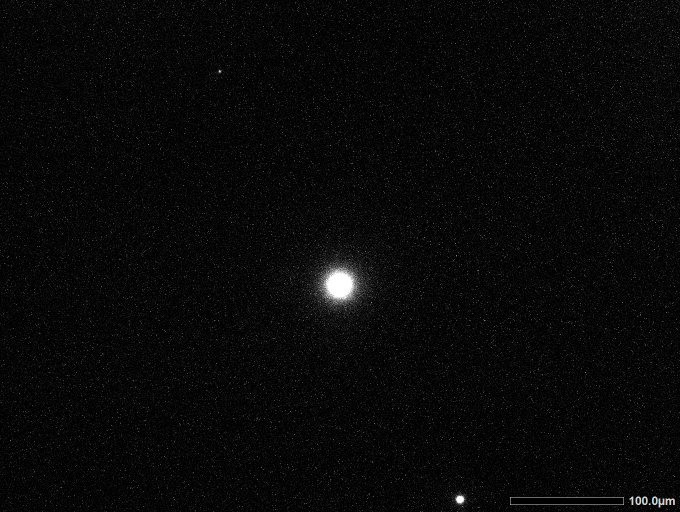
#> input picture disloc/WBrecog/demo/b_vec.bmp, 1360 x 1024 px (shown at 1/2 size)
$ jupyter execute --allow-errors recog.ipynb
#> lines starting #> are read from the running program, lines starting #| are printed output that depends on the picture; after the words box and inside, x2 and y2 are one past the last pixel; in counts of white or black regions, pixels touching at a corner belong together
2022.12 wz

Determine dislocation dissociation distance from TEM images, images located in `demo` folder are taken by [prof. Chen](https://kdb.iimc.kyoto-u.ac.jp/profile/en.4606c31af9b59cf0.html) (from J. Alloys Compd.,**959**, 170555 (2023))

[cell 1]
import cv2
import numpy as np
import matplotlib.pyplot as plt
from scipy import interpolate
from itertools import product
import scipy
from scipy.optimize import curve_fit
from statsmodels.regression.linear_model import OLS
import math
import os

from tsmoothie.smoother import *

from datetime import datetime
import pandas as pd

Step 0: store info of Burgers vector from diffraction pattern.

[cell 2]
pth_saed = r'./demo/b_vec.bmp'
image = cv2.imread(pth_saed)
#> image is the input picture: shape (1024, 1360, 3); mean B, G, R 8.5, 8.5, 8.5
gray = cv2.cvtColor(image, cv2.COLOR_BGR2GRAY)
gray = cv2.medianBlur(gray, 5)
centre = []

circles = cv2.HoughCircles(gray, cv2.HOUGH_GRADIENT, 0.3, 80,
                            param1=110, param2=20, minRadius=0, maxRadius=50)
#> circles = [[678.5, 569.5, 33.8], [919.5, 998.5, 7.8]]
print(circles)
#| [[[678.5 569.5  33.8]
#|   [919.5 998.5   7.8]]]
if circles is not None:
    circles = np.round(circles[0, :]).astype("int")
#> circles = [[678, 570, 34], [920, 998, 8]]
    for (x, y, r) in circles:
        cv2.circle(image, (x, y), r, (0, 255, 0), 4)
        centre.append([x, y])
#> this loop made 2 passes
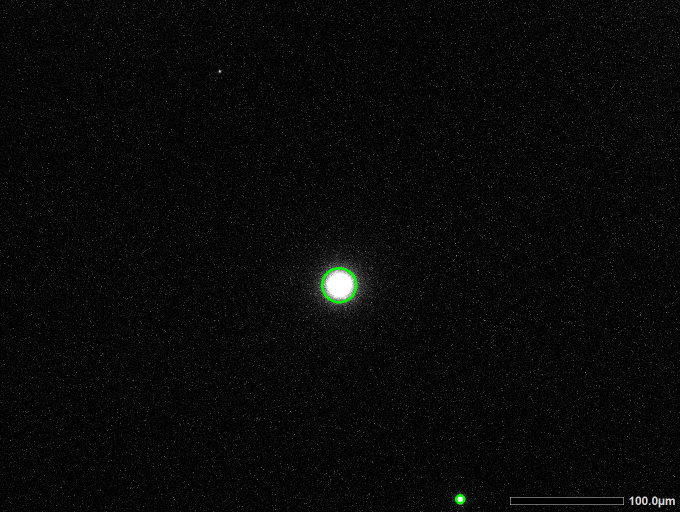
#> image: shape (1024, 1360, 3) (shown at 1/2 size); 0.09% of pixels changed, all inside (x1, y1, x2, y2) = (642, 534, 931, 1009)
#> after the loop, centre = [[678, 570], [920, 998]]

cv2.imshow("Detected Circles", image)
cv2.waitKey(0)

cv2.destroyAllWindows()

plt.imshow(image)

Step 1: load the image. Do limited processing: e.g. contrast enhancement.

#### Click the anchor points for initializing the dislocation line detection.

- Left-click to draw points.
- Right-click to redraw the previous one.
- Mid-click to generate interpolated curve.

[cell 3]
pth_wb_ = f'./demo/wb_disso_Chen.bmp'
pth_wb = f'./demo/wb_disso_Chen_sav.bmp'
pth_out = f'./demo/'

#TODO save burgers vector
b = np.diff(np.array(centre), axis=0)
#> b = [[242, 428]]
print(b)
#| [[242 428]]
np.save(os.path.join(pth_out, 'b_info.npy'), b)
print('Burgers vector info saved.')
print('done at', datetime.now().strftime("%Y-%m-%d %H:%M"))

image = cv2.imread(pth_wb_)
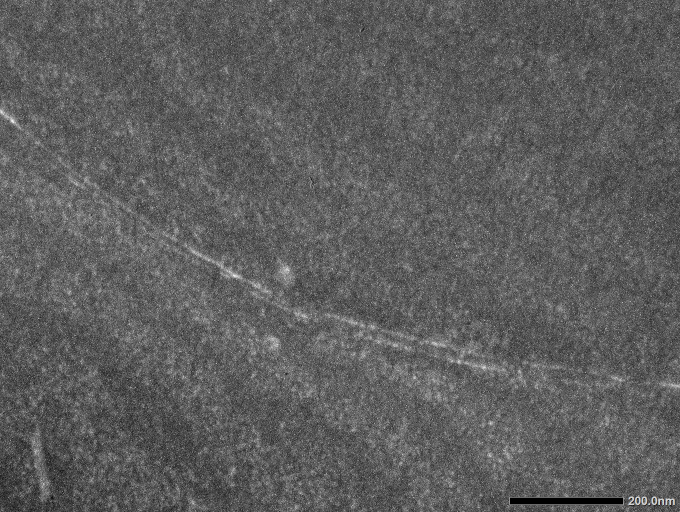
#> input picture disloc/WBrecog/demo/wb_disso_Chen.bmp, 1360 x 1024 px (shown at 1/2 size)
#> image is the input picture: shape (1024, 1360, 3); mean B, G, R 93.7, 93.7, 93.7
image = cv2.cvtColor(image, cv2.COLOR_BGR2GRAY)
#> image: shape (1024, 1360)

#* Gamma
a = 1
gamma = 1.2
image = a*np.power(image, gamma)
image = (image-np.min(image))/(np.max(image)-np.min(image))*255
image = image.astype('uint8')

#* Resize
# image = cv2.resize(image, (0,0), fx=0.5, fy=0.5)

#TODO Rotate for pi/2 for burgers vector
# image = np.rot90(image, 3)
plt.imshow(image, cmap='gray')

cv2.imwrite(pth_wb, image)
#> Out = True

[cell 4]
#TODO gauge part (if necessary)
# pth_wb = pth_out + 'scalebar.png'

image_anchor = cv2.imread(pth_wb)
#> image_anchor: shape (1024, 1360, 3); min 0, max 255, mean 77.2
image_anchor = cv2.cvtColor(image_anchor, cv2.COLOR_BGR2GRAY)
#! Rotate for pi/2 if necessary
image_rotate = False
if image_rotate:
    image_anchor = np.rot90(image_anchor, 1)
#* Remove the high-frequency noise.
image_anchor = cv2.GaussianBlur(image_anchor, (3, 3), 0)
#> image_anchor: shape (1024, 1360)
image_raw = image_anchor.copy()
# Globally defined variable
points = []
p_inter_, p_inter_pixel = [], []
p_size = 3
drawing = []

def ex_coord(x, y, b_length):
    return [[x+i,y+j] for i, j in product(np.arange(-b_length, b_length+1), repeat = 2)]

# Set up the mouse callback function
# [101 lines left out: function mouse_callback, not called in this run]

cv2.namedWindow("image")
cv2.setMouseCallback("image", mouse_callback)

cv2.imshow("image", image_anchor)
cv2.waitKey(0)

cv2.destroyAllWindows()

Save gauge info derived in step 1 cellblock.

[cell 5]
points = np.unique(points, axis=0)
pth_out = pth_out
np.save(os.path.join(pth_out, 'gauge_info.npy'), points)
print('Gauge info saved.')
print('done at', datetime.now().strftime("%Y-%m-%d %H:%M"))

Save points info derived in step 1 cellblock.

[cell 6]
points = np.unique(points, axis=0)
pth_out = pth_out
np.save(os.path.join(pth_out, 'raw_points.npy'), points)
print(points)
print('done at', datetime.now().strftime("%Y-%m-%d %H:%M"))

[cell 7]
# [11 lines left out: function perpendic_line, not called in this run]

def gaussian(x, mu, sigma):
    return 1/(sigma * np.sqrt(2 * np.pi)) * np.exp(-(x - mu)**2 / (2 * sigma**2))

pth_load = pth_out
points = np.load(os.path.join(pth_load, 'raw_points.npy')) #* Load the points

image = cv2.imread(pth_wb)
image = cv2.cvtColor(image, cv2.COLOR_BGR2GRAY)
#! Rotate for pi/2 if necessary
if image_rotate:
    image = np.rot90(image, 1)
#* Remove the high-frequency noise.
image = cv2.GaussianBlur(image, (3, 3), 0)

points = np.array(points)
#* Generate the interpolated line.
points_ = points.copy()
len_pin = 100 #TODO length of interpolated lines
#> (the rest of this cell did not finish here and is left out)

[cell 8]
pth_out = pth_out
cv2.imwrite(pth_out+'/runs_lower.png', image)
print('lower image saved')
print('done at', datetime.now().strftime("%Y-%m-%d %H:%M"))

[cell 9]
pth_out = pth_out
cv2.imwrite(pth_out+'/runs_upper.png', image)
print('upper image saved')
print('done at', datetime.now().strftime("%Y-%m-%d %H:%M"))

Determine threshold from distribution below to extract the effective signal. AIC/BIC/variance can be used. Default variance.

[cell 10]
from scipy.optimize import curve_fit
from statsmodels.tools.numdiff import approx_fprime
from statsmodels.regression.linear_model import OLS
import numpy as np

def gaussian(x, mu, sigma):
    return 1/(sigma * np.sqrt(2 * np.pi)) * np.exp(- (x - mu)**2 / (2 * sigma**2))

def poisson(k, lamda):
    return (lamda**k * np.exp(-lamda)) / scipy.special.factorial(k)

def binomial(k, n, p):
    return (scipy.special.factorial(n) / (scipy.special.factorial(k) * scipy.special.factorial(n-k))) * p**k * (1-p)**(n-k)

def gamma(x, alpha, beta):
    return (1 / (beta**alpha * scipy.special.gamma(alpha))) * x**(alpha-1) * np.exp(-x/beta)

stats_list = []
single_test = False #! Demo or Application

#> (the rest of this cell did not finish here and is left out)

LOWESS smoothing on dislocation line represented by valid points.

#> (a cell that did not finish here is left out)

Store the obtained data points

[cell 12]
disloc_info = {'upper':{}, 'lower':{}}
print('done at', datetime.now().strftime("%Y-%m-%d %H:%M"))

#> (a cell that did not finish here is left out)

#> (a cell that did not finish here is left out)

[cell 15]
pth_load = pth_out
points = np.load(os.path.join(pth_load, 'gauge_info.npy'))
#TODO define gauge - pix relationship
disloc_info['gauge'] = [points, 200] #* Store the mesurement (pix) and the real value (nm)
print('info of GAUGE been saved.')
print('done at', datetime.now().strftime("%Y-%m-%d %H:%M"))

[cell 16]
pth_load = pth_out
b_vec = np.load(os.path.join(pth_load, 'b_info.npy'))
disloc_info['b'] = b_vec
print('info of burgers vector been saved. b=', b_vec)
print('done at', datetime.now().strftime("%Y-%m-%d %H:%M"))

[cell 17]
def draw_dislocplot():
    # fig, ax = plt.subplots(figsize=(20,15))

    for label_ in ['upper', 'lower']:
        chosen_intensity_coord = np.array(disloc_info[label_]['chosen_intensity_coord']).copy()
        smoothed_data = disloc_info[label_]['smoothed_data'].copy()
        effect_ind = disloc_info[label_]['effect_ind'].copy()
        abnormal_ind = disloc_info[label_]['abnormal_ind'].copy()
        bound = disloc_info[label_]['bound'].copy()
        low, up = bound[:,0], bound[:,1]

        x_coord = chosen_intensity_coord[:,1]

        #* Interpolate the smoothed data
        p_x = np.linspace(np.min(np.array(x_coord)), np.max(np.array((x_coord))), 5000)
        p_f = interpolate.interp1d(
            x_coord, smoothed_data, kind='linear')
        p_y = p_f(p_x)

        plt.scatter(x_coord[effect_ind], chosen_intensity_coord[effect_ind,0], s=10,
                    c='b', marker='o', label='effect')
        plt.scatter(x_coord[abnormal_ind], chosen_intensity_coord[abnormal_ind,0], s=10, c='r',
                    marker='x', label='abnormal')
        plt.plot(x_coord, smoothed_data, label='Smoothing', color='r', alpha=0.8)
        plt.fill_between(x_coord, low, up, alpha=0.3, color='r', label='68%')

    # plt.legend()
    # plt.show()

fig, ax = plt.subplots(figsize=(image.shape[1]/100, image.shape[0]/100))
plt.xlim(0, image.shape[1])
plt.ylim(0, image.shape[0])

plt.gca().set_aspect('equal', adjustable='box')
#> (the rest of this cell did not finish here and is left out)

Pixel per nm

[cell 18]
points, length = disloc_info['gauge']
#> (the rest of this cell did not finish here and is left out)

[cell 19]
# [23 lines left out: functions theta, tangent_ensemble, not called in this run]

b = disloc_info['b'].copy()

#* Lower
#> (the rest of this cell did not finish here and is left out)

[cell 20]
distance_true = []
#> (the rest of this cell did not finish here and is left out)

Save the distance information.

[cell 21]
pth_sav = pth_out
#> (the rest of this cell did not finish here and is left out)

[cell 22]
pth_sav = f'./demo/'
info_buffer = np.arange(1,2)

pix_buffer = [1]

distance_info = []
count_200 = 0
for i in info_buffer:
    distance_info_ = np.load(os.path.join(pth_sav, f'distance_info_{i}.npy'), allow_pickle=True).tolist()
    distance_info += distance_info_
    if i in pix_buffer:
        count_200 += len(distance_info_)
#> this loop made 1 pass; (reads disloc/WBrecog/demo/distance_info_1.npy from the repository)

count_embed = np.array([count_200])

#TODO define gauge - pix relationship
points = np.load(os.path.join(pth_sav, 'gauge_info.npy'))
#> (the rest of this cell did not finish here and is left out)
